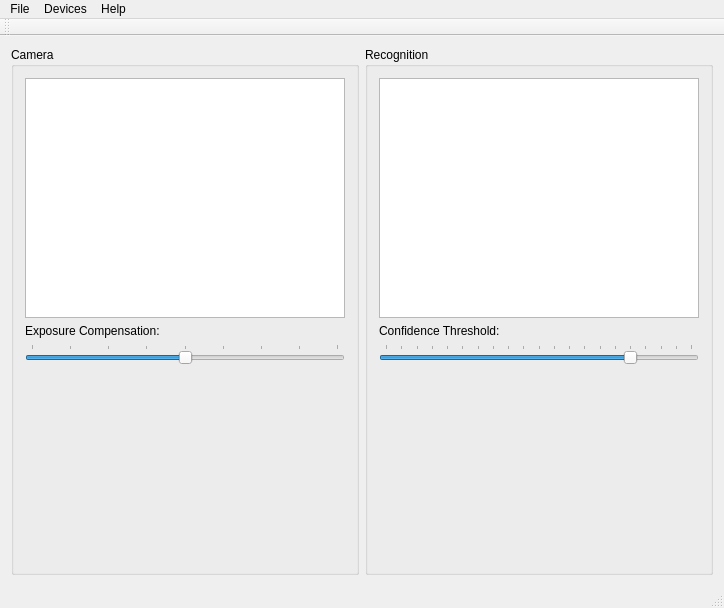
<?xml version="1.0" encoding="UTF-8"?>
<ui version="4.0">
 <class>MainWindow</class>
 <widget class="QMainWindow" name="MainWindow">
  <property name="geometry">
   <rect>
    <x>0</x>
    <y>0</y>
    <width>704</width>
    <height>608</height>
   </rect>
  </property>
  <property name="windowTitle">
   <string>MainWindow</string>
  </property>
  <widget class="QWidget" name="centralWidget">
   <layout class="QHBoxLayout" name="horizontalLayout">
    <item>
     <widget class="QGroupBox" name="groupBoxCamera">
      <property name="title">
       <string>Camera</string>
      </property>
      <layout class="QVBoxLayout" name="verticalLayout">
       <item>
        <widget class="QGraphicsView" name="graphicsViewFinder">
         <property name="sizePolicy">
          <sizepolicy hsizetype="Expanding" vsizetype="Expanding">
           <horstretch>0</horstretch>
           <verstretch>0</verstretch>
          </sizepolicy>
         </property>
         <property name="minimumSize">
          <size>
           <width>320</width>
           <height>240</height>
          </size>
         </property>
         <property name="maximumSize">
          <size>
           <width>640</width>
           <height>480</height>
          </size>
         </property>
         <property name="sizeIncrement">
          <size>
           <width>0</width>
           <height>0</height>
          </size>
         </property>
         <property name="verticalScrollBarPolicy">
          <enum>Qt::ScrollBarAlwaysOff</enum>
         </property>
         <property name="horizontalScrollBarPolicy">
          <enum>Qt::ScrollBarAlwaysOff</enum>
         </property>
        </widget>
       </item>
       <item>
        <widget class="QLabel" name="labelExposureCompensation">
         <property name="text">
          <string>Exposure Compensation:</string>
         </property>
        </widget>
       </item>
       <item>
        <widget class="QSlider" name="sliderExposureCompensation">
         <property name="minimum">
          <number>-4</number>
         </property>
         <property name="maximum">
          <number>4</number>
         </property>
         <property name="pageStep">
          <number>2</number>
         </property>
         <property name="orientation">
          <enum>Qt::Horizontal</enum>
         </property>
         <property name="tickPosition">
          <enum>QSlider::TicksAbove</enum>
         </property>
        </widget>
       </item>
       <item>
        <spacer name="verticalSpacer">
         <property name="orientation">
          <enum>Qt::Vertical</enum>
         </property>
         <property name="sizeHint" stdset="0">
          <size>
           <width>20</width>
           <height>40</height>
          </size>
         </property>
        </spacer>
       </item>
      </layout>
     </widget>
    </item>
    <item>
     <widget class="QGroupBox" name="groupBoxRecognition">
      <property name="title">
       <string>Recognition</string>
      </property>
      <layout class="QVBoxLayout" name="verticalLayout_2">
       <item>
        <widget class="QGraphicsView" name="graphicsViewRecognition">
         <property name="minimumSize">
          <size>
           <width>320</width>
           <height>240</height>
          </size>
         </property>
         <property name="maximumSize">
          <size>
           <width>640</width>
           <height>480</height>
          </size>
         </property>
         <property name="verticalScrollBarPolicy">
          <enum>Qt::ScrollBarAlwaysOff</enum>
         </property>
         <property name="horizontalScrollBarPolicy">
          <enum>Qt::ScrollBarAlwaysOff</enum>
         </property>
        </widget>
       </item>
       <item>
        <widget class="QLabel" name="labelConfidenceThreshold">
         <property name="text">
          <string>Confidence Threshold:</string>
         </property>
        </widget>
       </item>
       <item>
        <widget class="QSlider" name="sliderConfidenceThreshold">
         <property name="maximum">
          <number>100</number>
         </property>
         <property name="value">
          <number>80</number>
         </property>
         <property name="orientation">
          <enum>Qt::Horizontal</enum>
         </property>
         <property name="tickPosition">
          <enum>QSlider::TicksAbove</enum>
         </property>
         <property name="tickInterval">
          <number>5</number>
         </property>
        </widget>
       </item>
       <item>
        <spacer name="verticalSpacer_2">
         <property name="orientation">
          <enum>Qt::Vertical</enum>
         </property>
         <property name="sizeHint" stdset="0">
          <size>
           <width>20</width>
           <height>40</height>
          </size>
         </property>
        </spacer>
       </item>
      </layout>
     </widget>
    </item>
   </layout>
  </widget>
  <widget class="QMenuBar" name="menuBar">
   <property name="geometry">
    <rect>
     <x>0</x>
     <y>0</y>
     <width>704</width>
     <height>21</height>
    </rect>
   </property>
   <widget class="QMenu" name="menuFile">
    <property name="title">
     <string>File</string>
    </property>
    <addaction name="actionToggleCamera"/>
    <addaction name="actionToggleLock"/>
    <addaction name="actionRecognize"/>
    <addaction name="actionInfiniteRecognition"/>
   </widget>
   <widget class="QMenu" name="menuDevices">
    <property name="title">
     <string>Devices</string>
    </property>
   </widget>
   <widget class="QMenu" name="menuHelp">
    <property name="title">
     <string>Help</string>
    </property>
    <addaction name="actionAboutProgram"/>
    <addaction name="actionAboutQt"/>
   </widget>
   <addaction name="menuFile"/>
   <addaction name="menuDevices"/>
   <addaction name="menuHelp"/>
  </widget>
  <widget class="QToolBar" name="mainToolBar">
   <attribute name="toolBarArea">
    <enum>TopToolBarArea</enum>
   </attribute>
   <attribute name="toolBarBreak">
    <bool>false</bool>
   </attribute>
  </widget>
  <widget class="QStatusBar" name="statusBar"/>
  <action name="actionExit">
   <property name="icon">
    <iconset>
     <normaloff>:/images/power.png</normaloff>:/images/power.png</iconset>
   </property>
   <property name="text">
    <string>Exit</string>
   </property>
  </action>
  <action name="actionToggleCamera">
   <property name="checkable">
    <bool>true</bool>
   </property>
   <property name="checked">
    <bool>true</bool>
   </property>
   <property name="icon">
    <iconset resource="res/res.qrc">
     <normaloff>:/images/camera.png</normaloff>:/images/camera.png</iconset>
   </property>
   <property name="text">
    <string>Toggle Camera</string>
   </property>
   <property name="statusTip">
    <string>Toggle Camera</string>
   </property>
   <property name="whatsThis">
    <string>Toggle Camera</string>
   </property>
  </action>
  <action name="actionToggleLock">
   <property name="checkable">
    <bool>true</bool>
   </property>
   <property name="icon">
    <iconset resource="res/res.qrc">
     <normaloff>:/images/focus.png</normaloff>:/images/focus.png</iconset>
   </property>
   <property name="text">
    <string>Toggle Lock</string>
   </property>
   <property name="iconText">
    <string>Toggle Lock</string>
   </property>
   <property name="toolTip">
    <string>Toggle Lock</string>
   </property>
   <property name="statusTip">
    <string>Toggle Lock</string>
   </property>
   <property name="whatsThis">
    <string>Toggle Lock</string>
   </property>
  </action>
  <action name="actionRecognize">
   <property name="icon">
    <iconset resource="res/res.qrc">
     <normaloff>:/images/scan.png</normaloff>:/images/scan.png</iconset>
   </property>
   <property name="text">
    <string>Recognize</string>
   </property>
   <property name="statusTip">
    <string>Recognize</string>
   </property>
   <property name="whatsThis">
    <string>Recognize</string>
   </property>
  </action>
  <action name="actionInfiniteRecognition">
   <property name="checkable">
    <bool>true</bool>
   </property>
   <property name="icon">
    <iconset resource="res/res.qrc">
     <normaloff>:/images/loop.png</normaloff>:/images/loop.png</iconset>
   </property>
   <property name="text">
    <string>Infinite Recognition</string>
   </property>
   <property name="statusTip">
    <string>Infinite Recognition</string>
   </property>
   <property name="whatsThis">
    <string>Infinite Recognition</string>
   </property>
  </action>
  <action name="actionAboutProgram">
   <property name="icon">
    <iconset resource="res/res.qrc">
     <normaloff>:/images/help.png</normaloff>:/images/help.png</iconset>
   </property>
   <property name="text">
    <string>About Program</string>
   </property>
   <property name="statusTip">
    <string>About Program</string>
   </property>
   <property name="whatsThis">
    <string>About Program</string>
   </property>
  </action>
  <action name="actionAboutQt">
   <property name="icon">
    <iconset resource="res/res.qrc">
     <normaloff>:/images/qt-logo.ico</normaloff>:/images/qt-logo.ico</iconset>
   </property>
   <property name="text">
    <string>About Qt</string>
   </property>
   <property name="statusTip">
    <string>About Qt</string>
   </property>
   <property name="whatsThis">
    <string>About Qt</string>
   </property>
  </action>
 </widget>
 <layoutdefault spacing="6" margin="11"/>
 <resources>
  <include location="res/res.qrc"/>
 </resources>
 <connections/>
</ui>
